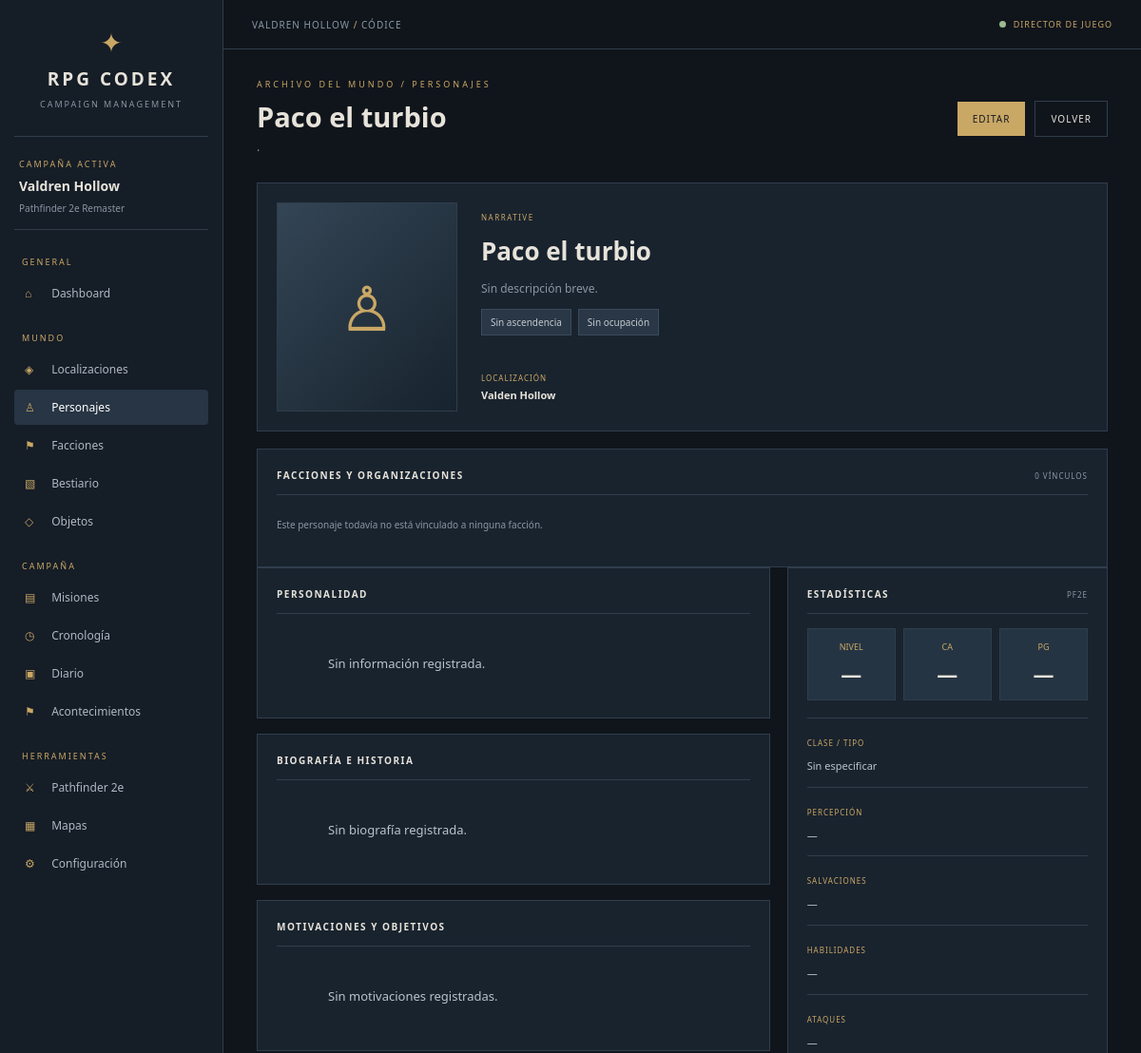
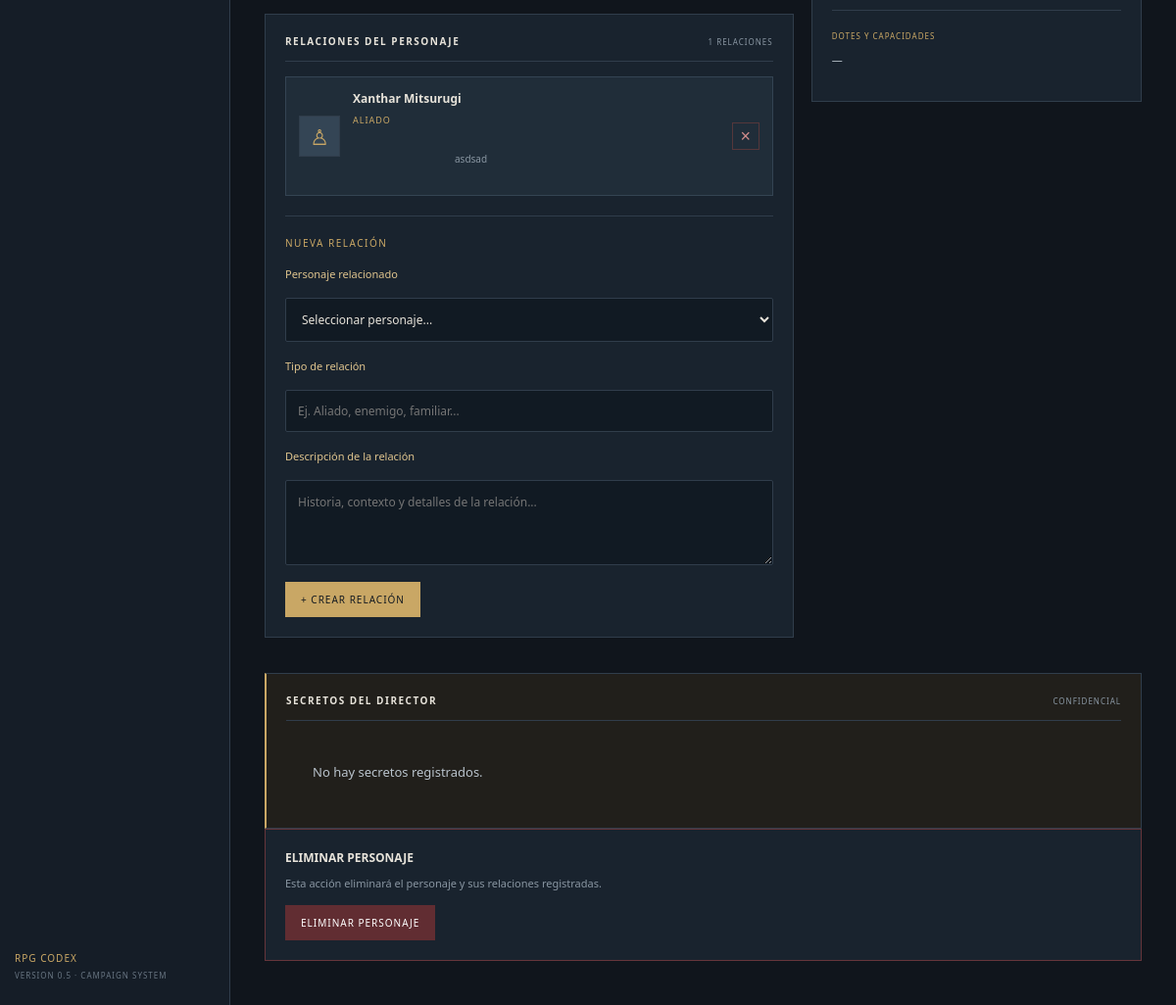
Screenshot of /characters/2 with the database file from the repository (2 pictures, top to bottom).
### tables this page shows
CREATE TABLE characters (

            id INTEGER PRIMARY KEY AUTOINCREMENT,

            campaign_id INTEGER NOT NULL,

            location_id INTEGER,

            name TEXT NOT NULL,

            character_type TEXT NOT NULL DEFAULT 'narrative',

            ancestry TEXT DEFAULT '',

            age TEXT DEFAULT '',

            occupation TEXT DEFAULT '',

            character_class TEXT DEFAULT '',

            level INTEGER,

            summary TEXT DEFAULT '',

            personality TEXT DEFAULT '',

            biography TEXT DEFAULT '',

            motivations TEXT DEFAULT '',

            armor_class INTEGER,

            hit_points INTEGER,

            perception TEXT DEFAULT '',

            saving_throws TEXT DEFAULT '',

            skills TEXT DEFAULT '',

            attacks TEXT DEFAULT '',

            abilities TEXT DEFAULT '',

            portrait_url TEXT DEFAULT '',

            secret_notes TEXT DEFAULT '',

            created_at TIMESTAMP DEFAULT CURRENT_TIMESTAMP,

            updated_at TIMESTAMP DEFAULT CURRENT_TIMESTAMP,

            FOREIGN KEY (campaign_id)
                REFERENCES campaigns(id)
                ON DELETE CASCADE,

            FOREIGN KEY (location_id)
                REFERENCES locations(id)
                ON DELETE SET NULL

        );

CREATE TABLE locations (
            id INTEGER PRIMARY KEY AUTOINCREMENT,
            campaign_id INTEGER NOT NULL,
            name TEXT NOT NULL,
            category TEXT DEFAULT 'Otro',
            summary TEXT DEFAULT '',
            description TEXT DEFAULT '',
            secret_notes TEXT DEFAULT '',
            created_at TIMESTAMP DEFAULT CURRENT_TIMESTAMP,
            updated_at TIMESTAMP DEFAULT CURRENT_TIMESTAMP,

            FOREIGN KEY (campaign_id)
                REFERENCES campaigns(id)
                ON DELETE CASCADE
        );

CREATE TABLE character_relationships (

            id INTEGER PRIMARY KEY AUTOINCREMENT,

            character_id INTEGER NOT NULL,
            related_character_id INTEGER NOT NULL,

            relationship_type TEXT NOT NULL,

            description TEXT DEFAULT '',

            created_at TIMESTAMP DEFAULT CURRENT_TIMESTAMP,

            FOREIGN KEY (character_id)
                REFERENCES characters(id)
                ON DELETE CASCADE,

            FOREIGN KEY (related_character_id)
                REFERENCES characters(id)
                ON DELETE CASCADE,

            UNIQUE (
                character_id,
                related_character_id,
                relationship_type
            ),

            CHECK (character_id != related_character_id)

        );

### app.py (the view)
@app.route("/characters/<int:character_id>")
def character_detail(character_id):
    campaign = get_campaign()
    db = get_db()
    character = db.execute("""
        SELECT characters.*, locations.name AS location_name FROM characters
        LEFT JOIN locations ON characters.location_id = locations.id
        WHERE characters.id = ? AND characters.campaign_id = ?
    """, (character_id, campaign["id"])).fetchone()
    if character is None:
        abort(404)
    relationships = db.execute("""
        SELECT character_relationships.*, characters.name AS related_name, characters.id AS related_id, characters.ancestry AS related_ancestry
        FROM character_relationships JOIN characters ON character_relationships.related_character_id = characters.id
        WHERE character_relationships.character_id = ? ORDER BY characters.name COLLATE NOCASE
    """, (character_id,)).fetchall()
    available_characters = db.execute("SELECT id, name FROM characters WHERE campaign_id = ? AND id != ? ORDER BY name COLLATE NOCASE", (campaign["id"], character_id)).fetchall()
    factions = db.execute("""
        SELECT factions.*, faction_memberships.role, faction_memberships.description AS membership_description
        FROM faction_memberships JOIN factions ON factions.id = faction_memberships.faction_id
        WHERE faction_memberships.character_id = ? AND factions.campaign_id = ?
        ORDER BY factions.name COLLATE NOCASE
    """, (character_id, campaign["id"])).fetchall()
    return render_template("characters/detail.html", character=character, relationships=relationships, available_characters=available_characters, factions=factions)

### templates/characters/detail.html (shortened to what this page needs)
{% extends "base.html" %}
{% block content %}
<div class="page-title-row">
    <div>
        <div class="eyebrow">ARCHIVO DEL MUNDO / PERSONAJES</div>
        <h2>{{ character["name"] }}</h2>
        <p>{{ character["ancestry"] }} · {{ character["occupation"] }}</p>
    </div>
    <div class="detail-actions">
        <a href="{{ url_for('character_edit', character_id=character['id']) }}"
           class="primary-button">
            EDITAR
        </a>
        <a href="{{ url_for('characters') }}"
           class="secondary-button">
            VOLVER
        </a>
    </div>
</div>
<section class="content-panel character-identity">
    {% if character["portrait_url"] %}
        <img src="{{ character['portrait_url'] }}"
             alt="{{ character['name'] }}"
             class="character-detail-portrait">
    {% else %}
        <div class="character-detail-placeholder">♙</div>
    {% endif %}
    <div class="character-identity-info">
        <span class="character-type">
            {{ character["character_type"]|upper }}
        </span>
        <h2>{{ character["name"] }}</h2>
        <p>{{ character["summary"] or "Sin descripción breve." }}</p>
        <div class="identity-tags">
            <span>{{ character["ancestry"] or "Sin ascendencia" }}</span>
            <span>{{ character["occupation"] or "Sin ocupación" }}</span>
        </div>
        <div class="character-location">
            <span>LOCALIZACIÓN</span>
            <strong>
                {{ character["location_name"] or "Sin asignar" }}
            </strong>
        </div>
    </div>
</section>
<section class="content-panel faction-affiliations">
    <div class="panel-heading">
        <h3>FACCIONES Y ORGANIZACIONES</h3>
        <span>{{ factions|length }} VÍNCULOS</span>
    </div>
    {% if factions %}
        <div class="faction-links">
            {% for faction in factions %}
                <a href="{{ url_for('faction_detail', faction_id=faction['id']) }}"
                   class="faction-link">
                    <span>⚑</span>
                    <div>
                        <strong>{{ faction['name'] }}</strong>
                        <small>{{ faction['role'] }}{% if faction['membership_description'] %} · {{ faction['membership_description'] }}{% endif %}</small>
                    </div>
                </a>
            {% endfor %}
        </div>
    {% else %}
        <p class="connection-empty">
            Este personaje todavía no está vinculado a ninguna facción.
        </p>
    {% endif %}
</section>
<div class="character-profile-grid">
    <div class="character-profile-main">
        <section class="content-panel">
            <div class="panel-heading">
                <h3>PERSONALIDAD</h3>
            </div>
            <div class="detail-text">
                {{ character["personality"] or "Sin información registrada." }}
            </div>
        </section>
        <section class="content-panel">
            <div class="panel-heading">
                <h3>BIOGRAFÍA E HISTORIA</h3>
            </div>
            <div class="detail-text">
                {{ character["biography"] or "Sin biografía registrada." }}
            </div>
        </section>
        <section class="content-panel">
            <div class="panel-heading">
                <h3>MOTIVACIONES Y OBJETIVOS</h3>
            </div>
            <div class="detail-text">
                {{ character["motivations"] or "Sin motivaciones registradas." }}
            </div>
        </section>
        <section class="content-panel relationships-panel">
            <div class="panel-heading">
                <h3>RELACIONES DEL PERSONAJE</h3>
                <span>{{ relationships|length }} RELACIONES</span>
            </div>
            {% if relationships %}
                <div class="relationship-list">
                    {% for relationship in relationships %}
                        <div class="relationship-card">
                            <div class="relationship-avatar">
                                ♙
                            </div>
                            <div class="relationship-info">
                                <a href="{{ url_for('character_detail', character_id=relationship['related_id']) }}"
                                   class="relationship-name">
                                    {{ relationship["related_name"] }}
                                </a>
                                <span class="relationship-type">
                                    {{ relationship["relationship_type"] }}
                                </span>
                                {% if relationship["description"] %}
                                    <p>
                                        {{ relationship["description"] }}
                                    </p>
                                {% endif %}
                            </div>
                            <form method="POST"
                                  action="{{ url_for('relationship_delete',
                                      character_id=character['id'],
                                      relationship_id=relationship['id']) }}"
                                  onsubmit="return confirm('¿Eliminar esta relación?');">
                                <button type="submit"
                                        class="relationship-delete"
                                        title="Eliminar relación">
                                    ×
                                </button>
                            </form>
                        </div>
                    {% endfor %}
                </div>
            {% endif %}
            <div class="relationship-form-container">
                <div class="relationship-form-heading">
                    NUEVA RELACIÓN
                </div>
                {% if available_characters %}
                    <form method="POST"
                          action="{{ url_for('relationship_create',
                              character_id=character['id']) }}"
                          class="relationship-form">
                        <div class="form-group">
                            <label for="related_character_id">
                                Personaje relacionado
                            </label>
                            <select id="related_character_id"
                                    name="related_character_id"
                                    required>
                                <option value="">
                                    Seleccionar personaje...
                                </option>
                            </select>
                        </div>
                        <div class="form-group">
                            <label for="relationship_type">
                                Tipo de relación
                            </label>
                            <input type="text"
                                   id="relationship_type"
                                   name="relationship_type"
                                   maxlength="100"
                                   required
                                   placeholder="Ej. Aliado, enemigo, familiar...">
                        </div>
                        <div class="form-group">
                            <label for="description">
                                Descripción de la relación
                            </label>
                            <textarea id="description"
                                      name="description"
                                      rows="3"
                                      placeholder="Historia, contexto y detalles de la relación..."></textarea>
                        </div>
                        <button type="submit" class="primary-button">
                            + CREAR RELACIÓN
                        </button>
                    </form>
                {% else %}
                    <p class="relationship-hint">
                        Necesitas crear al menos otro personaje
                        para establecer relaciones.
                    </p>
                {% endif %}
            </div>
        </section>
    </div>
    <aside class="character-profile-side">
        <section class="content-panel">
            <div class="panel-heading">
                <h3>ESTADÍSTICAS</h3>
                <span>PF2E</span>
            </div>
            <div class="character-stats">
                <div>
                    <span>NIVEL</span>
                    <strong>
                        {{ character["level"] if character["level"] is not none else "—" }}
                    </strong>
                </div>
                <div>
                    <span>CA</span>
                    <strong>
                        {{ character["armor_class"] if character["armor_class"] is not none else "—" }}
                    </strong>
                </div>
                <div>
                    <span>PG</span>
                    <strong>
                        {{ character["hit_points"] if character["hit_points"] is not none else "—" }}
                    </strong>
                </div>
            </div>
            <div class="detail-stat-block">
                <span>CLASE / TIPO</span>
                <p>{{ character["character_class"] or "Sin especificar" }}</p>
            </div>
            <div class="detail-stat-block">
                <span>PERCEPCIÓN</span>
                <p>{{ character["perception"] or "—" }}</p>
            </div>
            <div class="detail-stat-block">
                <span>SALVACIONES</span>
                <p>{{ character["saving_throws"] or "—" }}</p>
            </div>
            <div class="detail-stat-block">
                <span>HABILIDADES</span>
                <p>{{ character["skills"] or "—" }}</p>
            </div>
            <div class="detail-stat-block">
                <span>ATAQUES</span>
                <p>{{ character["attacks"] or "—" }}</p>
            </div>
            <div class="detail-stat-block">
                <span>DOTES Y CAPACIDADES</span>
                <p>{{ character["abilities"] or "—" }}</p>
            </div>
        </section>
    </aside>
</div>
<section class="content-panel private-field">
    <div class="panel-heading">
        <h3>SECRETOS DEL DIRECTOR</h3>
        <span>CONFIDENCIAL</span>
    </div>
    <div class="detail-text">
        {{ character["secret_notes"] or "No hay secretos registrados." }}
    </div>
</section>
<section class="content-panel danger-zone">
    <h3>ELIMINAR PERSONAJE</h3>
    <p>
        Esta acción eliminará el personaje y sus relaciones registradas.
    </p>
    <form method="POST"
          action="{{ url_for('character_delete',
              character_id=character['id']) }}"
          onsubmit="return confirm('¿Seguro que quieres eliminar este personaje?');">
        <button type="submit" class="danger-button">
            ELIMINAR PERSONAJE
        </button>
    </form>
</section>
{% endblock %}

### rows the page displays
characters: name "Paco el turbio", character_type "NARRATIVE", summary "Sin descripción breve.", ancestry "Sin ascendencia", occupation "Sin ocupación", personality "Sin información registrada.", biography "Sin biografía registrada.", motivations "Sin motivaciones registradas.", character_class "Sin especificar", perception "—", saving_throws "—", skills "—", attacks "—", abilities "—", secret_notes "No hay secretos registrados."
locations: name "Valden Hollow"
character_relationships: related_name "Xanthar Mitsurugi", relationship_type "ALIADO", description "asdsad"

### other values shown
{{ factions|length }} "0"
{{ relationships|length }} "1"
{{ character["level"] if character["level"] is not none else "—" }} "—"
